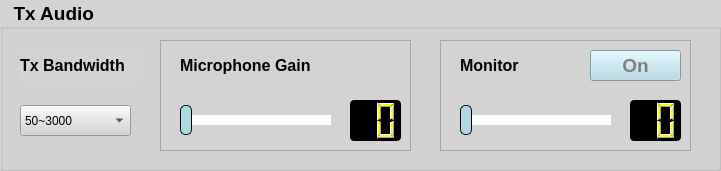
     <widget class="QGroupBox" name="Tx_Audio_groupBox">
      <property name="geometry">
       <rect>
        <x>20</x>
        <y>530</y>
        <width>721</width>
        <height>171</height>
       </rect>
      </property>
      <property name="font">
       <font>
        <pointsize>14</pointsize>
        <bold>true</bold>
       </font>
      </property>
      <property name="styleSheet">
       <string notr="true">QWidget{ background-color: lightgray;}</string>
      </property>
      <property name="title">
       <string>  Tx Audio</string>
      </property>
      <widget class="QComboBox" name="Tx_Audio_BW_comboBox">
       <property name="geometry">
        <rect>
         <x>20</x>
         <y>105</y>
         <width>111</width>
         <height>31</height>
        </rect>
       </property>
       <item>
        <property name="text">
         <string>50~3000</string>
        </property>
       </item>
       <item>
        <property name="text">
         <string>100~2900</string>
        </property>
       </item>
       <item>
        <property name="text">
         <string>200~2800</string>
        </property>
       </item>
       <item>
        <property name="text">
         <string>300~2700</string>
        </property>
       </item>
       <item>
        <property name="text">
         <string>400~2600</string>
        </property>
       </item>
      </widget>
      <widget class="QLabel" name="Tx_Audio_label_1">
       <property name="geometry">
        <rect>
         <x>20</x>
         <y>50</y>
         <width>121</width>
         <height>31</height>
        </rect>
       </property>
       <property name="font">
        <font>
         <pointsize>12</pointsize>
         <bold>true</bold>
        </font>
       </property>
       <property name="text">
        <string>Tx Bandwidth</string>
       </property>
       <property name="alignment">
        <set>Qt::AlignmentFlag::AlignLeading|Qt::AlignmentFlag::AlignLeft|Qt::AlignmentFlag::AlignVCenter</set>
       </property>
       <property name="wordWrap">
        <bool>true</bool>
       </property>
      </widget>
      <widget class="QFrame" name="Tx_Audio_frame_1">
       <property name="geometry">
        <rect>
         <x>160</x>
         <y>40</y>
         <width>251</width>
         <height>111</height>
        </rect>
       </property>
       <property name="frameShape">
        <enum>QFrame::Shape::StyledPanel</enum>
       </property>
       <property name="frameShadow">
        <enum>QFrame::Shadow::Raised</enum>
       </property>
       <widget class="QLabel" name="Tx_Audio_label_2">
        <property name="geometry">
         <rect>
          <x>20</x>
          <y>10</y>
          <width>141</width>
          <height>31</height>
         </rect>
        </property>
        <property name="font">
         <font>
          <pointsize>12</pointsize>
          <bold>true</bold>
         </font>
        </property>
        <property name="text">
         <string>Microphone Gain</string>
        </property>
        <property name="alignment">
         <set>Qt::AlignmentFlag::AlignLeading|Qt::AlignmentFlag::AlignLeft|Qt::AlignmentFlag::AlignVCenter</set>
        </property>
        <property name="wordWrap">
         <bool>true</bool>
        </property>
       </widget>
       <widget class="QLCDNumber" name="Microphone_Gain_lcdNumber">
        <property name="geometry">
         <rect>
          <x>190</x>
          <y>60</y>
          <width>51</width>
          <height>41</height>
         </rect>
        </property>
        <property name="styleSheet">
         <string notr="true">QWidget{ border: 2px black; background-color: black;border-radius: 4px;}
QLCDNumber {color: yellow;}</string>
        </property>
        <property name="digitCount">
         <number>2</number>
        </property>
       </widget>
       <widget class="QSlider" name="Microphone_Gain_horizontalSlider">
        <property name="geometry">
         <rect>
          <x>20</x>
          <y>65</y>
          <width>151</width>
          <height>31</height>
         </rect>
        </property>
        <property name="styleSheet">
         <string notr="true">QSlider::groove:horizontal{background: lightgray; height: 10px; border-radius: 3px;}
QSlider::handle:horizontal{background: lightblue; border: 1px solid black; width: 10px; height: 30px; margin-top: -10px; margin-bottom: -10px; border-radius: 5px;}
QSlider::sub-page:horizontal{background: white;}
QSlider::add-page:horizontal{background: white;}
QSlider:disabled{color: darkgrey;}
QSlider:handle:disabled{background-color: darkgrey;  color: darkgrey;}</string>
        </property>
        <property name="orientation">
         <enum>Qt::Orientation::Horizontal</enum>
        </property>
       </widget>
      </widget>
      <widget class="QFrame" name="Tx_Audio_frame_2">
       <property name="geometry">
        <rect>
         <x>440</x>
         <y>40</y>
         <width>251</width>
         <height>111</height>
        </rect>
       </property>
       <property name="frameShape">
        <enum>QFrame::Shape::StyledPanel</enum>
       </property>
       <property name="frameShadow">
        <enum>QFrame::Shadow::Raised</enum>
       </property>
       <widget class="QLabel" name="Tx_Audio_label_3">
        <property name="geometry">
         <rect>
          <x>20</x>
          <y>10</y>
          <width>121</width>
          <height>31</height>
         </rect>
        </property>
        <property name="font">
         <font>
          <pointsize>12</pointsize>
          <bold>true</bold>
         </font>
        </property>
        <property name="text">
         <string>Monitor</string>
        </property>
        <property name="alignment">
         <set>Qt::AlignmentFlag::AlignLeading|Qt::AlignmentFlag::AlignLeft|Qt::AlignmentFlag::AlignVCenter</set>
        </property>
        <property name="wordWrap">
         <bool>true</bool>
        </property>
       </widget>
       <widget class="QLCDNumber" name="Monitor_level_lcdNumber">
        <property name="geometry">
         <rect>
          <x>190</x>
          <y>60</y>
          <width>51</width>
          <height>41</height>
         </rect>
        </property>
        <property name="styleSheet">
         <string notr="true">QWidget{ border: 2px black; background-color: black;border-radius: 4px;}
QLCDNumber {color: yellow;}</string>
        </property>
        <property name="digitCount">
         <number>2</number>
        </property>
       </widget>
       <widget class="QSlider" name="Monitor_level_horizontalSlider">
        <property name="geometry">
         <rect>
          <x>20</x>
          <y>65</y>
          <width>151</width>
          <height>31</height>
         </rect>
        </property>
        <property name="styleSheet">
         <string notr="true">QSlider::groove:horizontal{background: lightgray; height: 10px; border-radius: 3px;}
QSlider::handle:horizontal{background: lightblue; border: 1px solid black; width: 10px; height: 30px; margin-top: -10px; margin-bottom: -10px; border-radius: 5px;}
QSlider::sub-page:horizontal{background: white;}
QSlider::add-page:horizontal{background: white;}
QSlider:disabled{color: darkgrey;}
QSlider:handle:disabled{background-color: darkgrey;  color: darkgrey;}</string>
        </property>
        <property name="orientation">
         <enum>Qt::Orientation::Horizontal</enum>
        </property>
       </widget>
       <widget class="QPushButton" name="Monitor_state_pushButton">
        <property name="geometry">
         <rect>
          <x>150</x>
          <y>10</y>
          <width>91</width>
          <height>31</height>
         </rect>
        </property>
        <property name="font">
         <font>
          <pointsize>14</pointsize>
          <bold>true</bold>
         </font>
        </property>
        <property name="styleSheet">
         <string notr="true">QPushButton{ background-color: lightblue; color: grey}
QPushButton::checked{ background-color: red; color: black}</string>
        </property>
        <property name="text">
         <string>On</string>
        </property>
        <property name="checkable">
         <bool>true</bool>
        </property>
       </widget>
      </widget>
     </widget>
